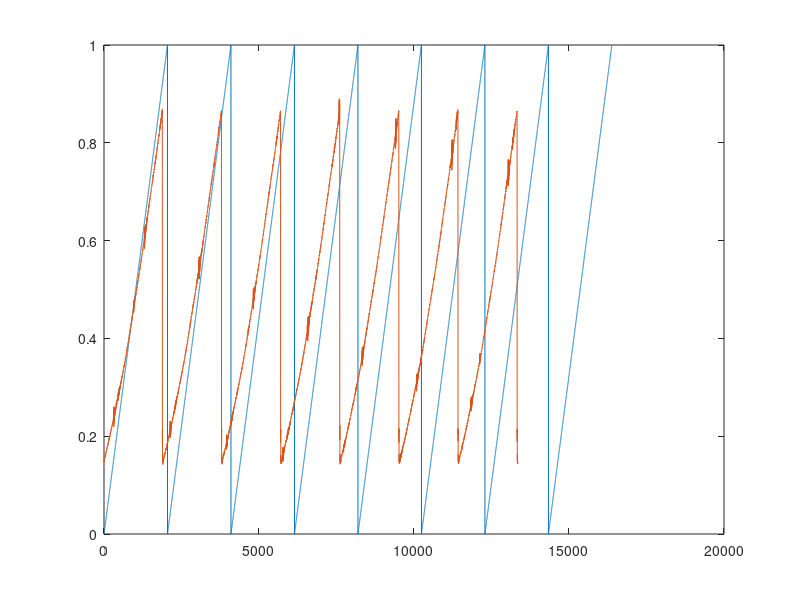
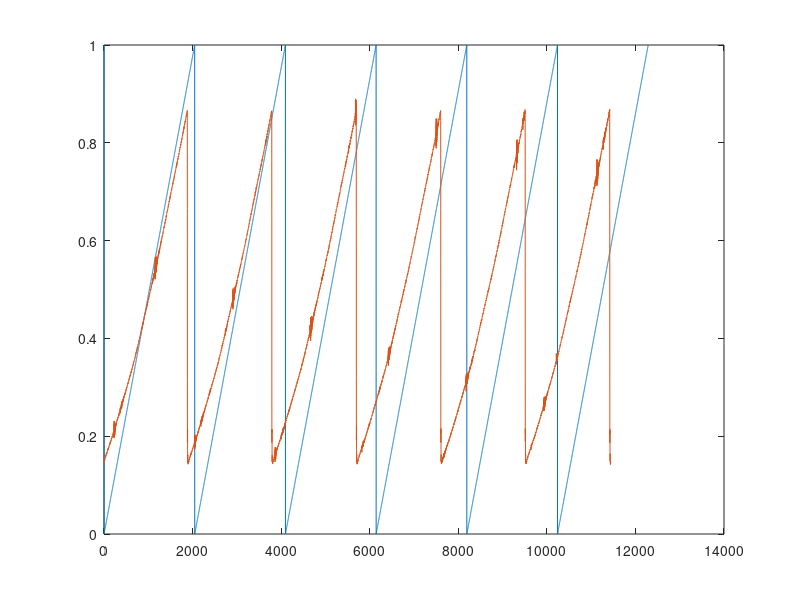
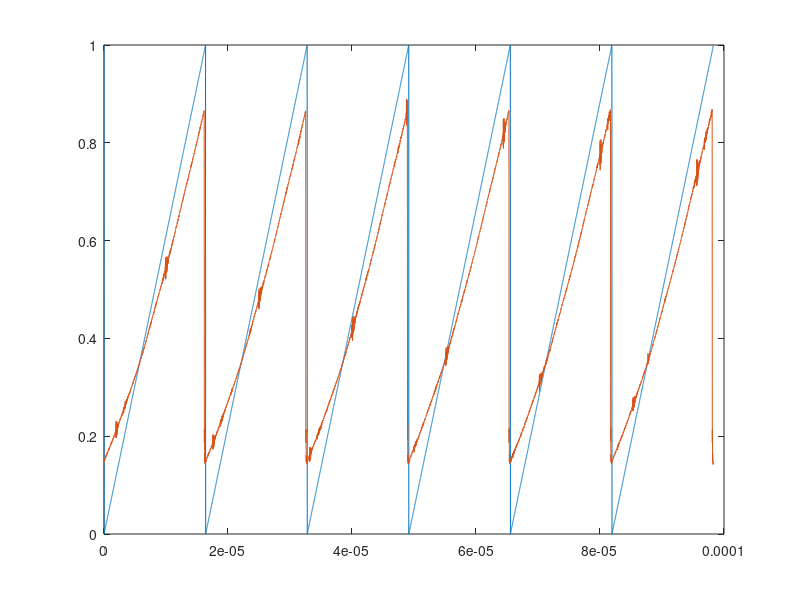
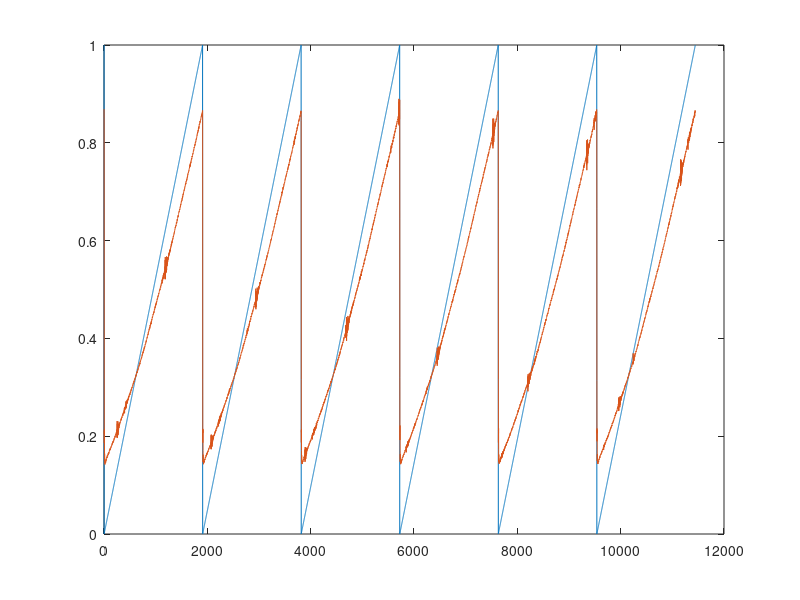

Source code (MATLAB) for these figures, in order:
% compute the transfer function
clc;
clear;

X  = load('SAWTOOTH/input.mat').saw;

N  = length(X);

Y  = load('SAWTOOTH/received.mat').y1;

Y2 = circshift(Y, -25);

figure;
plot(0:1:N-1, X, 0:1:length(Y2)-1 ,Y2);

mavgY2 = movmean(Y2, 100);
[~, locsY2] = findpeaks(mavgY2);
[~, locsX]  = findpeaks(X);

N22=locsY2(end);
N21=locsY2(1);

N12=locsX(end);
N11=locsX(1);

X2 = X(N11:N12);
Y3 = Y2(N21:N22);

Y3 = circshift(Y3,-75);

figure;
plot(0:1:length(X2)-1, X2, 0:1:length(Y3)-1 ,Y3);

D = (N12-N11)/(N22-N21);

t1=(0:length(X2)-1)*8e-9;
t2=(0:length(Y3)-1)*D*8e-9;

X3=interp1(t1,X2,t2);

figure;
plot(t2,[X3.',Y3]);

[~,locsY3]=findpeaks(movmean(Y3, 100));
[~,locsX3]=findpeaks(X3);

diff=locsX3(1)-locsY3(1);
Y4=circshift(Y3,floor(diff/100));
Y4=circshift(Y4,27);

figure;
plot([X3.',Y4]);

diff=rem(length(Y4),6);
Y5=Y4(floor(diff/2):end-ceil(diff/2)-1);
uu=reshape(Y5,[],6);

uu2=uu(15:end,:);
uu3=mean(uu2.').';

figure;
plot(uu3);

Z=linspace(0,1,length(uu3));
pp=polyfit(Z,uu3,6);
